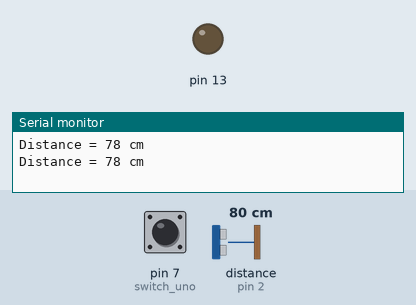
The sketch below on a simulated SparkFun Pro Micro, built with avr-gcc and run on an emulated ATmega32U4. Parts: output pins drawn as LEDs (lit = HIGH), the last lines printed to the serial monitor. Wiring (inferred from the names in the program): ultrasonic range finder: trigger pin 3; echo pin 2. The test bench sets the inputs (shaded band); at power-on: pin 7 (switch_uno) LOW, distance to the obstacle (sensor on pin 2) 80 cm. The echo pulse lasts 58.3 µs per cm; USB keyboard and mouse output is not drawn; pins used as bus, display or sensor lines are not drawn.

Above: at 2.2 s.
2.3 s: pin 7 (switch_uno) pulled HIGH for 0.15 s
At 2.37 s:
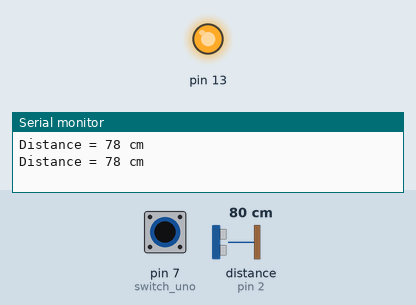
3.9 s: pin 7 (switch_uno) pulled HIGH for 3.2 s
At 8.0 s:
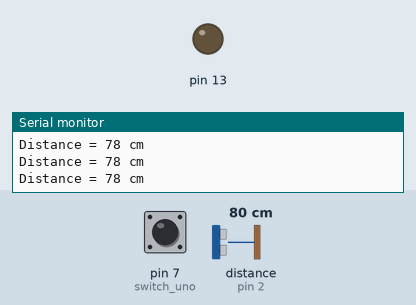
Timing chart, 0 to 9.5 s (numbered marks = the images above; inputs shaded):
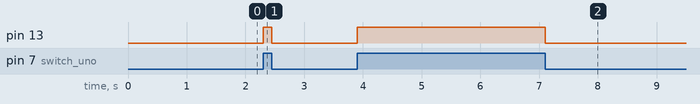

Measured:
- after the input at 2.3 s, pin 13: LOW → HIGH at once, → LOW 0.15 s later
- after the input at 3.9 s, pin 13: LOW → HIGH at once, → LOW 3.2 s later

The sketch:

Mouse_Json_Ultrasonido.ino
```cpp
// (licence header left out)
#include "Mouse.h"
#include <ArduinoJson.h>

#include <SoftwareSerial.h>


// Define Trig and Echo pin:
#define trigPin 3
#define echoPin 2
#define sensitivity 10
#define switch_uno 7


String inputString = "";         // a String to hold incoming data
bool stringComplete = false;  // whether the string is complete
char inChar;
SoftwareSerial mySerial(8, 9); // RX, TX
StaticJsonDocument<200> doc;
int yaw_1, pitch_1, roll_1;
int deltax, deltay;
boolean  mouse_enabled;
boolean Switch;
long duration;
int distance;
long time_ultrasound;
boolean distancia;
boolean medido;

void Echo()
{
 // Clear the trigPin by setting it LOW:
  digitalWrite(trigPin, LOW);
  delayMicroseconds(5);
  // Trigger the sensor by setting the trigPin high for 10 microseconds:
  digitalWrite(trigPin, HIGH);
  delayMicroseconds(10);
  digitalWrite(trigPin, LOW);
  // Read the echoPin, pulseIn() returns the duration (length of the pulse) in microseconds:
  duration = pulseIn(echoPin, HIGH);
  // Calculate the distance:
  distance= duration*0.034/2;
  medido = true;
}

void setup()
{
  Serial.begin(115200);
  mySerial.begin(57600);
  pinMode(switch_uno, INPUT);  // Set both analog pins as inputs
  pinMode(LED_BUILTIN, OUTPUT);
  pinMode(trigPin, OUTPUT);
  pinMode(echoPin, INPUT);
  time_ultrasound = millis();
  delay(1000);  // short delay to let outputs settle
  distancia = true;
}

void loop()
{
  Switch = digitalRead(switch_uno);
  if((distancia) && (!mouse_enabled))
  {
    if((millis()- time_ultrasound > 800) && (!medido))
     {
    Echo();
    time_ultrasound = millis();
    }
  }
  if (medido)
  {
    Serial.print("Distance = ");
    Serial.print(distance);
    Serial.println(" cm");
    delay(50);
    medido =false;
  }
     if ((Switch== true) && (mouse_enabled == false))
  {
      Mouse.begin();
      mouse_enabled = true;
      digitalWrite(LED_BUILTIN, HIGH);   // turn the LED on (HIGH is the voltage level)
      delay(100);

  }
   if ((Switch== false) && (mouse_enabled == true))
   {
    Mouse.end();
    mouse_enabled = false;
    digitalWrite(LED_BUILTIN, LOW);   // turn the LED on (HIGH is the voltage level)
    delay(100);

   }
 if(mouse_enabled)
 {
      if (mySerial.available())
      {
        // get the new byte:
        inChar = (char)mySerial.read();
        // add it to the inputString:
        inputString += inChar;
        // if the incoming character is a newline, set a flag so the main loop can
        // do something about it:
        if (inChar == '}') {
          stringComplete = true;
        }
      }
       if((stringComplete) && (mouse_enabled))
      {
          //char data[200];
         // inputString.toCharArray(data, 200);
          DeserializationError error = deserializeJson(doc,inputString );
          //delay(100);  // short delay to let outputs settle
          yaw_1 = doc["yaw"];
          pitch_1= doc["pitch"];
          roll_1 = doc["roll"];
          inputString = "";
          stringComplete = 0;
          deltax = (pitch_1/sensitivity);
          deltay = (roll_1/sensitivity);
          Mouse.move(-deltax,-deltay, 0);  // move mouse on y axis
       }
 }

////  if ((digitalRead(selPin) == 0) && (!mouseClickFlag))  // if the joystick button is pressed
//  {
//    mouseClickFlag = 1;
//    Mouse.press(MOUSE_LEFT);  // click the left button down
//  }
//  else if ((digitalRead(selPin))&&(mouseClickFlag)) // if the joystick button is not pressed
//  {
//    mouseClickFlag = 0;
//    Mouse.release(MOUSE_LEFT);  // release the left button
//  }
}
```
